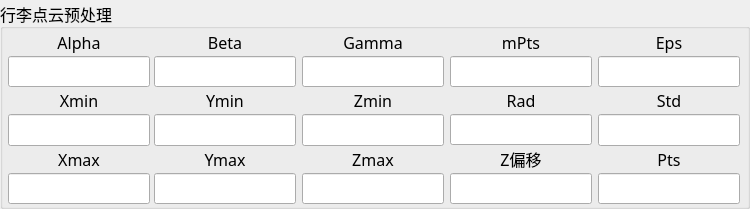
           <widget class="QGroupBox" name="gb_baggageModify">
            <property name="enabled">
             <bool>true</bool>
            </property>
            <property name="sizePolicy">
             <sizepolicy hsizetype="Expanding" vsizetype="Preferred">
              <horstretch>0</horstretch>
              <verstretch>0</verstretch>
             </sizepolicy>
            </property>
            <property name="font">
             <font>
              <family>微软雅黑</family>
              <pointsize>12</pointsize>
             </font>
            </property>
            <property name="title">
             <string>行李点云预处理</string>
            </property>
            <property name="alignment">
             <set>Qt::AlignLeading|Qt::AlignLeft|Qt::AlignVCenter</set>
            </property>
            <property name="flat">
             <bool>false</bool>
            </property>
            <property name="checkable">
             <bool>false</bool>
            </property>
            <layout class="QGridLayout" name="gridLayout">
             <property name="leftMargin">
              <number>5</number>
             </property>
             <property name="topMargin">
              <number>2</number>
             </property>
             <property name="rightMargin">
              <number>5</number>
             </property>
             <property name="bottomMargin">
              <number>2</number>
             </property>
             <property name="spacing">
              <number>2</number>
             </property>
             <item row="0" column="2">
              <layout class="QVBoxLayout" name="verticalLayout_8">
               <property name="spacing">
                <number>2</number>
               </property>
               <property name="leftMargin">
                <number>2</number>
               </property>
               <property name="rightMargin">
                <number>2</number>
               </property>
               <item>
                <widget class="QLabel" name="label_15">
                 <property name="text">
                  <string>Gamma</string>
                 </property>
                 <property name="alignment">
                  <set>Qt::AlignCenter</set>
                 </property>
                </widget>
               </item>
               <item>
                <widget class="QLineEdit" name="le_baggageGamma">
                 <property name="sizePolicy">
                  <sizepolicy hsizetype="Expanding" vsizetype="Expanding">
                   <horstretch>0</horstretch>
                   <verstretch>0</verstretch>
                  </sizepolicy>
                 </property>
                 <property name="alignment">
                  <set>Qt::AlignCenter</set>
                 </property>
                </widget>
               </item>
               <item>
                <widget class="QLabel" name="label_35">
                 <property name="text">
                  <string>Zmin</string>
                 </property>
                 <property name="alignment">
                  <set>Qt::AlignCenter</set>
                 </property>
                </widget>
               </item>
               <item>
                <widget class="QLineEdit" name="le_baggageZmin">
                 <property name="sizePolicy">
                  <sizepolicy hsizetype="Expanding" vsizetype="Expanding">
                   <horstretch>0</horstretch>
                   <verstretch>0</verstretch>
                  </sizepolicy>
                 </property>
                 <property name="alignment">
                  <set>Qt::AlignCenter</set>
                 </property>
                </widget>
               </item>
               <item>
                <widget class="QLabel" name="label_34">
                 <property name="text">
                  <string>Zmax</string>
                 </property>
                 <property name="alignment">
                  <set>Qt::AlignCenter</set>
                 </property>
                </widget>
               </item>
               <item>
                <widget class="QLineEdit" name="le_baggageZmax">
                 <property name="sizePolicy">
                  <sizepolicy hsizetype="Expanding" vsizetype="Expanding">
                   <horstretch>0</horstretch>
                   <verstretch>0</verstretch>
                  </sizepolicy>
                 </property>
                 <property name="alignment">
                  <set>Qt::AlignCenter</set>
                 </property>
                </widget>
               </item>
              </layout>
             </item>
             <item row="0" column="4">
              <layout class="QVBoxLayout" name="verticalLayout_18">
               <property name="spacing">
                <number>2</number>
               </property>
               <property name="leftMargin">
                <number>2</number>
               </property>
               <property name="rightMargin">
                <number>2</number>
               </property>
               <item>
                <widget class="QLabel" name="label_30">
                 <property name="text">
                  <string>Eps</string>
                 </property>
                 <property name="alignment">
                  <set>Qt::AlignCenter</set>
                 </property>
                </widget>
               </item>
               <item>
                <widget class="QLineEdit" name="le_baggageEps">
                 <property name="sizePolicy">
                  <sizepolicy hsizetype="Expanding" vsizetype="Expanding">
                   <horstretch>0</horstretch>
                   <verstretch>0</verstretch>
                  </sizepolicy>
                 </property>
                 <property name="alignment">
                  <set>Qt::AlignCenter</set>
                 </property>
                </widget>
               </item>
               <item>
                <widget class="QLabel" name="label_56">
                 <property name="text">
                  <string>Std</string>
                 </property>
                 <property name="alignment">
                  <set>Qt::AlignCenter</set>
                 </property>
                </widget>
               </item>
               <item>
                <widget class="QLineEdit" name="le_baggageStd">
                 <property name="sizePolicy">
                  <sizepolicy hsizetype="Expanding" vsizetype="Expanding">
                   <horstretch>0</horstretch>
                   <verstretch>0</verstretch>
                  </sizepolicy>
                 </property>
                 <property name="alignment">
                  <set>Qt::AlignCenter</set>
                 </property>
                </widget>
               </item>
               <item>
                <widget class="QLabel" name="label_59">
                 <property name="text">
                  <string>Pts</string>
                 </property>
                 <property name="alignment">
                  <set>Qt::AlignCenter</set>
                 </property>
                </widget>
               </item>
               <item>
                <widget class="QLineEdit" name="le_baggagePts">
                 <property name="sizePolicy">
                  <sizepolicy hsizetype="Expanding" vsizetype="Expanding">
                   <horstretch>0</horstretch>
                   <verstretch>0</verstretch>
                  </sizepolicy>
                 </property>
                 <property name="alignment">
                  <set>Qt::AlignCenter</set>
                 </property>
                </widget>
               </item>
              </layout>
             </item>
             <item row="0" column="3">
              <layout class="QVBoxLayout" name="verticalLayout_9">
               <property name="spacing">
                <number>2</number>
               </property>
               <property name="leftMargin">
                <number>2</number>
               </property>
               <property name="rightMargin">
                <number>2</number>
               </property>
               <item>
                <widget class="QLabel" name="label_16">
                 <property name="text">
                  <string>mPts</string>
                 </property>
                 <property name="alignment">
                  <set>Qt::AlignCenter</set>
                 </property>
                </widget>
               </item>
               <item>
                <widget class="QLineEdit" name="le_baggageMinPts">
                 <property name="sizePolicy">
                  <sizepolicy hsizetype="Expanding" vsizetype="Expanding">
                   <horstretch>0</horstretch>
                   <verstretch>0</verstretch>
                  </sizepolicy>
                 </property>
                 <property name="maxLength">
                  <number>4</number>
                 </property>
                 <property name="alignment">
                  <set>Qt::AlignCenter</set>
                 </property>
                </widget>
               </item>
               <item>
                <widget class="QLabel" name="label_36">
                 <property name="text">
                  <string>Rad</string>
                 </property>
                 <property name="alignment">
                  <set>Qt::AlignCenter</set>
                 </property>
                </widget>
               </item>
               <item>
                <widget class="QLineEdit" name="le_baggageRadius">
                 <property name="sizePolicy">
                  <sizepolicy hsizetype="Expanding" vsizetype="Expanding">
                   <horstretch>0</horstretch>
                   <verstretch>0</verstretch>
                  </sizepolicy>
                 </property>
                 <property name="alignment">
                  <set>Qt::AlignCenter</set>
                 </property>
                </widget>
               </item>
               <item>
                <widget class="QLabel" name="label_37">
                 <property name="text">
                  <string>Z偏移</string>
                 </property>
                 <property name="alignment">
                  <set>Qt::AlignCenter</set>
                 </property>
                </widget>
               </item>
               <item>
                <widget class="QLineEdit" name="le_baggageZOffset">
                 <property name="sizePolicy">
                  <sizepolicy hsizetype="Expanding" vsizetype="Expanding">
                   <horstretch>0</horstretch>
                   <verstretch>0</verstretch>
                  </sizepolicy>
                 </property>
                 <property name="alignment">
                  <set>Qt::AlignCenter</set>
                 </property>
                </widget>
               </item>
              </layout>
             </item>
             <item row="0" column="0">
              <layout class="QVBoxLayout" name="verticalLayout_6">
               <property name="spacing">
                <number>2</number>
               </property>
               <property name="leftMargin">
                <number>0</number>
               </property>
               <property name="rightMargin">
                <number>0</number>
               </property>
               <item>
                <widget class="QLabel" name="label_12">
                 <property name="text">
                  <string>Alpha</string>
                 </property>
                 <property name="alignment">
                  <set>Qt::AlignCenter</set>
                 </property>
                </widget>
               </item>
               <item>
                <widget class="QLineEdit" name="le_baggageAlpha">
                 <property name="sizePolicy">
                  <sizepolicy hsizetype="Expanding" vsizetype="Expanding">
                   <horstretch>0</horstretch>
                   <verstretch>0</verstretch>
                  </sizepolicy>
                 </property>
                 <property name="alignment">
                  <set>Qt::AlignCenter</set>
                 </property>
                </widget>
               </item>
               <item>
                <widget class="QLabel" name="label_28">
                 <property name="text">
                  <string>Xmin</string>
                 </property>
                 <property name="alignment">
                  <set>Qt::AlignCenter</set>
                 </property>
                </widget>
               </item>
               <item>
                <widget class="QLineEdit" name="le_baggageXmin">
                 <property name="sizePolicy">
                  <sizepolicy hsizetype="Expanding" vsizetype="Expanding">
                   <horstretch>0</horstretch>
                   <verstretch>0</verstretch>
                  </sizepolicy>
                 </property>
                 <property name="alignment">
                  <set>Qt::AlignCenter</set>
                 </property>
                </widget>
               </item>
               <item>
                <widget class="QLabel" name="label_29">
                 <property name="text">
                  <string>Xmax</string>
                 </property>
                 <property name="alignment">
                  <set>Qt::AlignCenter</set>
                 </property>
                </widget>
               </item>
               <item>
                <widget class="QLineEdit" name="le_baggageXmax">
                 <property name="sizePolicy">
                  <sizepolicy hsizetype="Expanding" vsizetype="Expanding">
                   <horstretch>0</horstretch>
                   <verstretch>0</verstretch>
                  </sizepolicy>
                 </property>
                 <property name="alignment">
                  <set>Qt::AlignCenter</set>
                 </property>
                </widget>
               </item>
              </layout>
             </item>
             <item row="0" column="1">
              <layout class="QVBoxLayout" name="verticalLayout_7">
               <property name="spacing">
                <number>2</number>
               </property>
               <property name="leftMargin">
                <number>2</number>
               </property>
               <property name="rightMargin">
                <number>2</number>
               </property>
               <item>
                <widget class="QLabel" name="label_14">
                 <property name="text">
                  <string>Beta</string>
                 </property>
                 <property name="alignment">
                  <set>Qt::AlignCenter</set>
                 </property>
                </widget>
               </item>
               <item>
                <widget class="QLineEdit" name="le_baggageBeta">
                 <property name="sizePolicy">
                  <sizepolicy hsizetype="Expanding" vsizetype="Expanding">
                   <horstretch>0</horstretch>
                   <verstretch>0</verstretch>
                  </sizepolicy>
                 </property>
                 <property name="alignment">
                  <set>Qt::AlignCenter</set>
                 </property>
                </widget>
               </item>
               <item>
                <widget class="QLabel" name="label_33">
                 <property name="text">
                  <string>Ymin</string>
                 </property>
                 <property name="alignment">
                  <set>Qt::AlignCenter</set>
                 </property>
                </widget>
               </item>
               <item>
                <widget class="QLineEdit" name="le_baggageYmin">
                 <property name="sizePolicy">
                  <sizepolicy hsizetype="Expanding" vsizetype="Expanding">
                   <horstretch>0</horstretch>
                   <verstretch>0</verstretch>
                  </sizepolicy>
                 </property>
                 <property name="alignment">
                  <set>Qt::AlignCenter</set>
                 </property>
                </widget>
               </item>
               <item>
                <widget class="QLabel" name="label_32">
                 <property name="text">
                  <string>Ymax</string>
                 </property>
                 <property name="alignment">
                  <set>Qt::AlignCenter</set>
                 </property>
                </widget>
               </item>
               <item>
                <widget class="QLineEdit" name="le_baggageYmax">
                 <property name="sizePolicy">
                  <sizepolicy hsizetype="Expanding" vsizetype="Expanding">
                   <horstretch>0</horstretch>
                   <verstretch>0</verstretch>
                  </sizepolicy>
                 </property>
                 <property name="alignment">
                  <set>Qt::AlignCenter</set>
                 </property>
                </widget>
               </item>
              </layout>
             </item>
            </layout>
           </widget>
